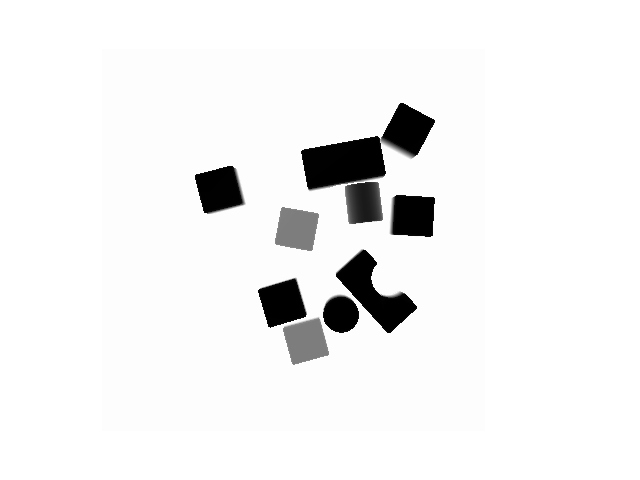
#> input picture depth_image.png, 640 x 480 px
$ python pca_2.py depth_image.png
#> lines starting #> are read from the running program, lines starting #| are printed output that depends on the picture
import numpy as np
import matplotlib.pyplot as plt
from PIL import Image
import sys
import matplotlib.patches as patches

# generate data
img = Image.open(str(sys.argv[1]))
#> img is the input picture: PIL image 640x480 I;16; min 7740, max 8250, mean 8221.7

width, height = img.size
#> width = 640; height = 480
print(width, height)
#| 640 480


img_pixels = []
for y in range(height):
  for x in range(width):
    img_pixels.append(img.getpixel((x,y)))
#> after the loop, img_pixels = 307200 items

img_pixels = np.array(img_pixels)
img_matrix = img_pixels.reshape([width,height])
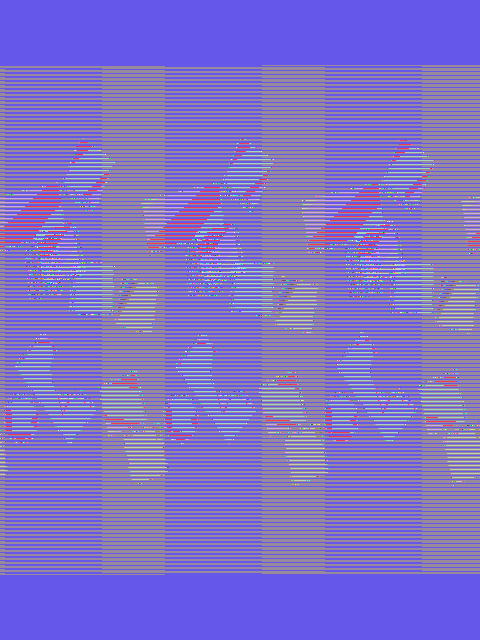
#> img_matrix: shape (640, 480) int64; 469 distinct labels, from 7740 to 8250; one colour per label, 0 black
scatter_x = []
scatter_y = []

for y in range(height):
  for x in range(width):

    if img_matrix[x,y] > 1000:
        scatter_x.append(x)
        scatter_y.append(y)

np_scatter_x = np.array(scatter_x)
np_scatter_y = np.array(scatter_y)

X = np.vstack([np_scatter_x, np_scatter_y]).T

# [12 lines of commented-out code are left out]
from sklearn.decomposition import PCA
pca = PCA(n_components=2)
pca.fit(X)


mn = np.mean(X,axis=0)
#> mn = [319.5, 239.5]
z = X - mn
cv = np.cov(z[:,0],z[:,1],bias=1)
#> cv = [[34133.2, 0], [0, 19199.9]]

W, v = np.linalg.eig(cv)
#> W = [34133.2, 19199.9]; v = [[1, 0], [0, 1]]
# display
fig = plt.figure()
axes = fig.add_subplot(111,aspect='equal')
axes.scatter(X[:,0],X[:,1], s=0.01)
axes.set_xlim([0.0, 250])
axes.set_ylim([0.0, 250])
axes.set_xlabel('X of Pixels')
axes.set_ylabel('Y of Pixels')
axes.vlines(0,0.0,250,linestyles='dashed')
axes.hlines(0,0.0,250,linestyles='dashed')
axes.quiver(pca.mean_[0], pca.mean_[1], pca.components_[0,0],pca.components_[0,1], color='red', width=0.01, scale=3)
axes.quiver(pca.mean_[0], pca.mean_[1], pca.components_[1,0],pca.components_[1,1], color='blue', width=0.01, scale=3)

r = patches.Rectangle(xy=(0, 0), width=224, height=224, ec='#000000', fill=False)
axes.add_patch(r)


# [12 lines of commented-out code are left out]

plt.show()
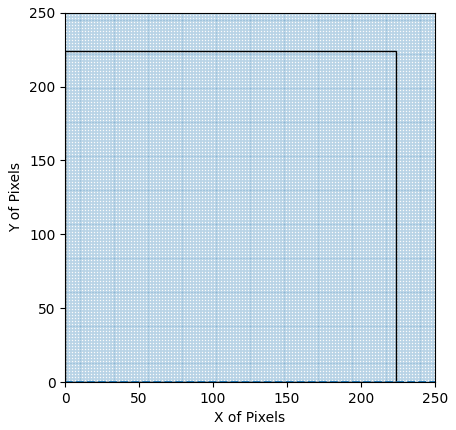
#> figure drawn by matplotlib, 1 panel
